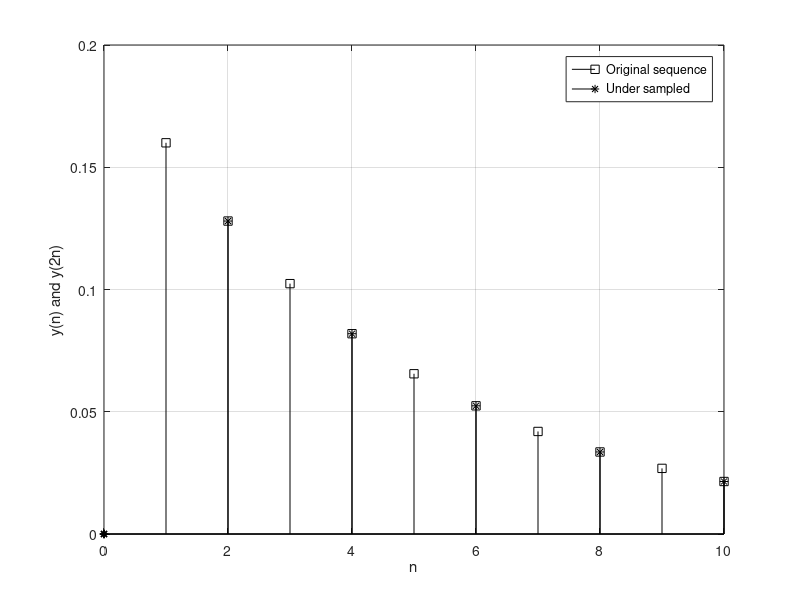

The MATLAB source for this figure:
a=0.2;
r=0.8;
N=10;
for n=1:N,
s(n)=n;
y(n)=a*r.^n;
end
M=N/2;
for m=1:M,
m=2*m;
p(m)=m;
z(m)= y(m);
end
stem(s,y,'ks')%Original sequence y(n)
hold on
stem(p,z,'k*')%under sampled sequence y(2n)
xlabel('n')
ylabel('y(n) and y(2n)')
grid on
legend('Original sequence', 'Under sampled')
